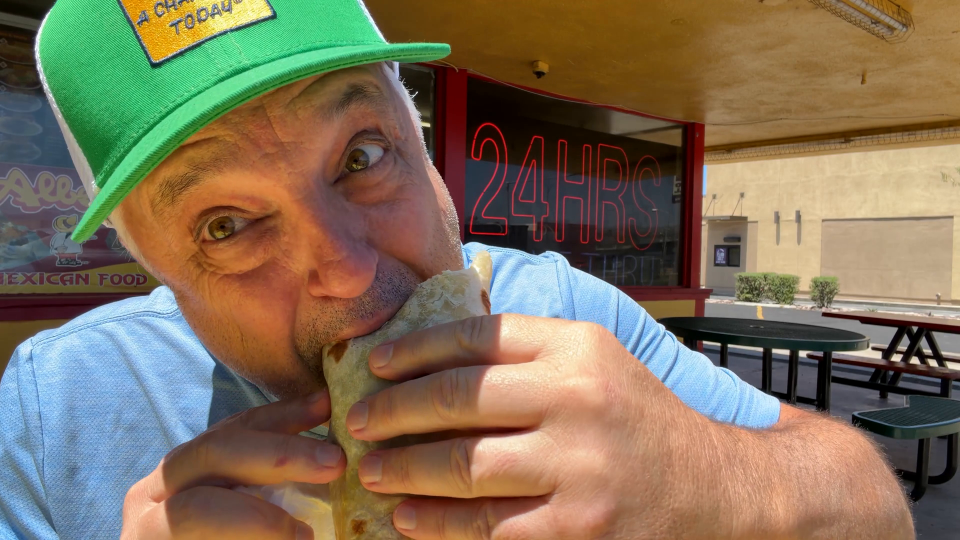
#> input picture video-studio/projects/mrtacoshop-breakfast-burrito/edit/thumb/clean_8.6.png, 1920 x 1080 px (shown at 1/2 size)
$ python -i thumbnail.py   (imports and definitions only)
#> lines starting #> are read from the running program, lines starting #| are printed output that depends on the picture
#> further down, picture is the input picture: PIL image 1920x1080 RGB; mean R, G, B 128.6, 113, 90.2
"""Compose a YouTube thumbnail from frames of the finished film.

A thumbnail is not a nice frame -- it is a poster that has to work at two very
different sizes. On a desktop home row it is about 360 px wide; in a mobile feed
or a suggested-video sidebar it is nearer 168 px. Everything here is driven by
that: text is sized as a fraction of frame height so it survives the shrink,
carries a heavy dark stroke so it survives being placed on any photo, and is
kept to two or three words because more is unreadable at feed size.

Three other constraints worth knowing:

  Pull frames from a CAPTION-FREE source. `final.mp4` has burned captions and
  graphics, so a frame from it puts stray sentence fragments in the thumbnail.
  Use base.mkv or the synced sources.

  Leave the bottom-right corner alone. The platform stamps the duration there,
  over whatever you put underneath.

  Do not answer the question the video answers. A rating on the thumbnail is
  the reason to skip the video. Pose it instead -- the score belongs in the
  last thirty seconds, not the poster.

  Push contrast and saturation harder than looks right on its own. A thumbnail
  competes against twenty others rather than being viewed in isolation, and a
  correctly graded frame reads as flat in that context.

Layouts
-------
split   food on one side, face on the other, divided by a bright rule. Says
        "food review" instantly because both halves of the promise are visible.
face    single full-bleed frame with a scrim panel for type. Stronger when the
        expression alone carries it.

Usage:
    python helpers/thumbnail.py --layout split \\
        --food edit/thumb/clean_1.0.png --face edit/thumb/clean_8.6.png \\
        --headline 'HOW MANY?' --kicker 'BREAKFAST BURRITO' \\
        --logo assets/albertos_logo.png --logo-scale 0.15 \\
        -o edit/thumb/thumb_split.png

    python helpers/thumbnail.py --layout face --face edit/thumb/clean_8.6.png \\
        --headline 'HOW MANY?' --sub 'TAPATIO SCALE' --zoom 1.45 \\
        --logo assets/albertos_logo.png -o edit/thumb/thumb_face.png
"""

from __future__ import annotations

import argparse
from pathlib import Path

from PIL import Image, ImageDraw, ImageEnhance, ImageFilter, ImageFont

W, H = 1280, 720          # YouTube's recommended thumbnail size
YELLOW = (255, 208, 40)
RED = (206, 32, 32)
INK = (12, 10, 9)

FONTS_BOLD = [
    "/usr/share/fonts/truetype/liberation/LiberationSans-Bold.ttf",
    "/usr/share/fonts/truetype/dejavu/DejaVuSans-Bold.ttf",
    "/usr/share/fonts/truetype/freefont/FreeSansBold.ttf",
]


# [8 lines left out: function font, not called in this run]


def measure(d: ImageDraw.ImageDraw, text: str, f) -> tuple[int, int]:
    box = d.textbbox((0, 0), text, font=f)
    return box[2] - box[0], box[3] - box[1]


# [23 lines left out: function fill_crop, not called in this run]


def punch(img: Image.Image, sat: float = 1.35, con: float = 1.18,
          bri: float = 1.05, sharp: float = 1.5) -> Image.Image:
    """Push the image past a correct grade, because a feed is a competition."""
#> called with sat = 1.35, con = 1.18, bri = 1.05, sharp = 1.5
    img = ImageEnhance.Color(img).enhance(sat)
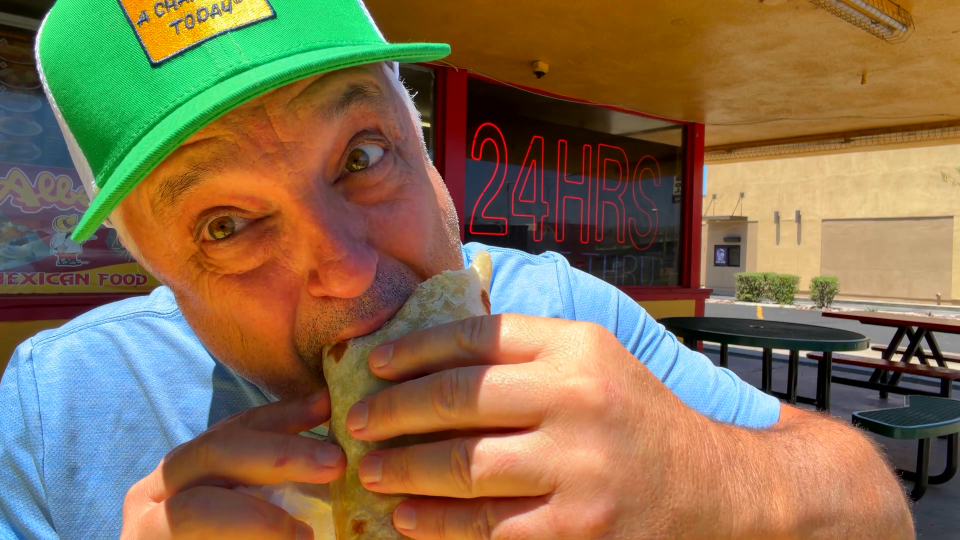
#> img: PIL image 1920x1080 RGB (shown at 1/2 size); mean R, G, B 132.8, 111.8, 81.7
    img = ImageEnhance.Contrast(img).enhance(con)
    img = ImageEnhance.Brightness(img).enhance(bri)
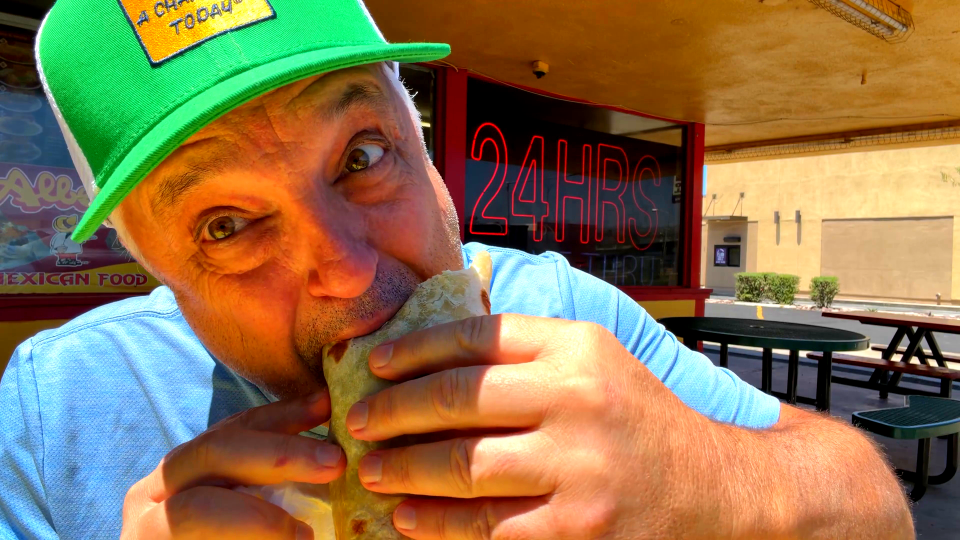
#> img: PIL image 1920x1080 RGB (shown at 1/2 size); mean R, G, B 140.5, 115.9, 79.3
    return ImageEnhance.Sharpness(img).enhance(sharp)


# [167 lines left out: functions outlined, load_logo, place_logo, load_icons, layout_split, layout_face, not called in this run]


LAYOUTS = {"split": layout_split, "face": layout_face}


# [56 lines left out: function main, not called in this run]


# [2 lines not run here, left out]

>>> from PIL import Image
>>> picture = Image.open('../../../../projects/mrtacoshop-breakfast-burrito/edit/thumb/clean_8.6.png')
>>> result = punch(picture)

$ run again, on video-studio/projects/mrtacoshop-breakfast-burrito/edit/thumb/clean_1.0.png
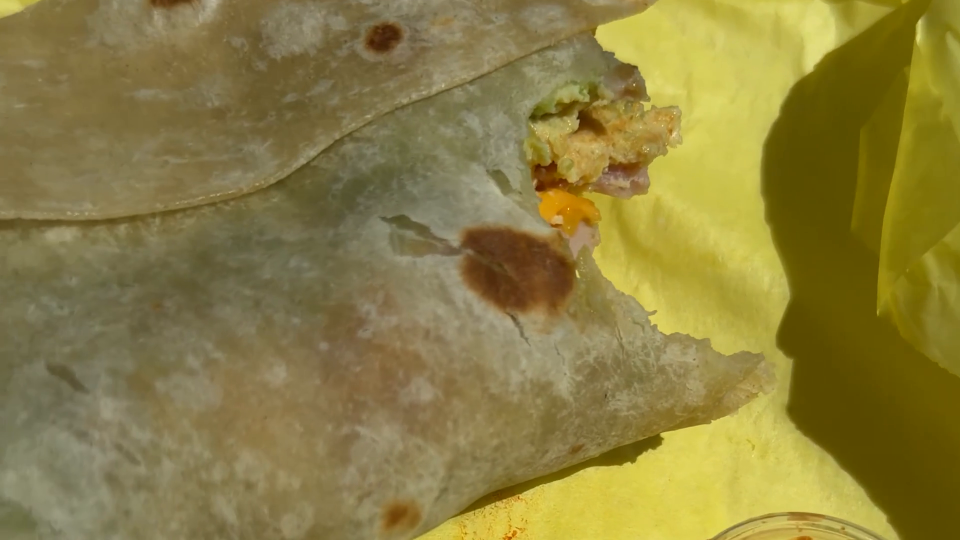
#> input picture video-studio/projects/mrtacoshop-breakfast-burrito/edit/thumb/clean_1.0.png, 1920 x 1080 px (shown at 1/2 size)
#> picture is the input picture: PIL image 1920x1080 RGB; mean R, G, B 139.3, 126.2, 64.4
#> in punch, `img = ImageEnhance.Color(img).enhance(sat)`:
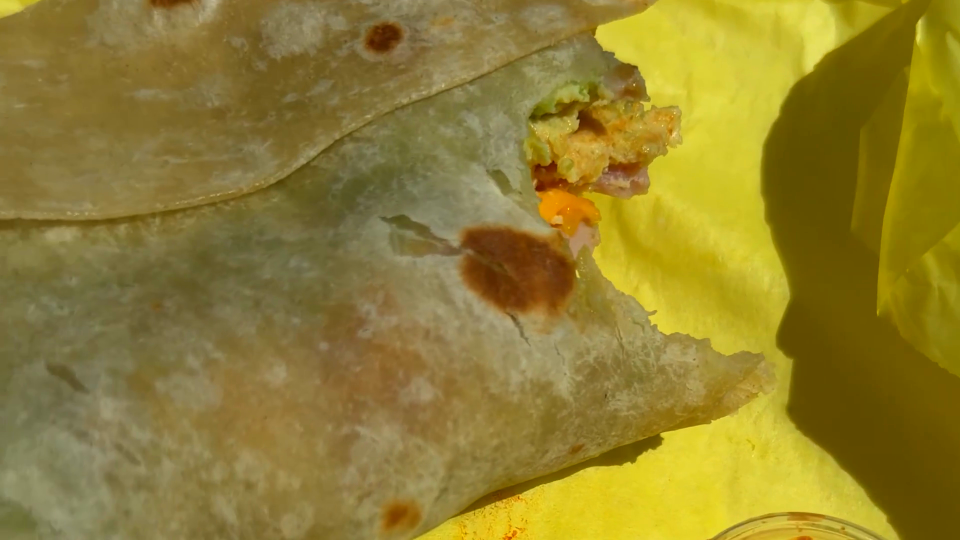
#> img: PIL image 1920x1080 RGB (shown at 1/2 size); mean R, G, B 144.5, 126.9, 47.6
#> in punch, `img = ImageEnhance.Brightness(img).enhance(bri)`:
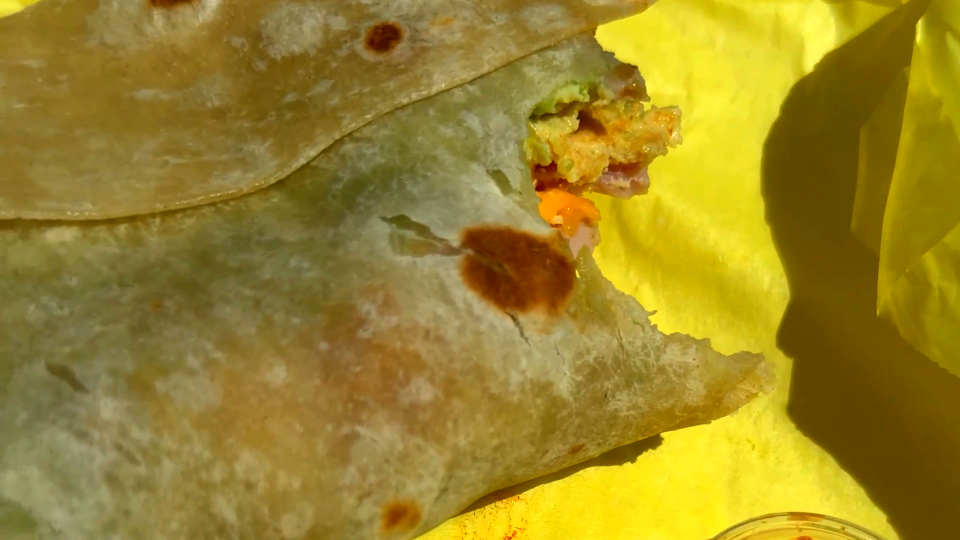
#> img: PIL image 1920x1080 RGB (shown at 1/2 size); mean R, G, B 154.7, 133, 39.4

$ run again, on video-studio/projects/mrtacoshop-breakfast-burrito/edit/thumb/clean_113.5.png
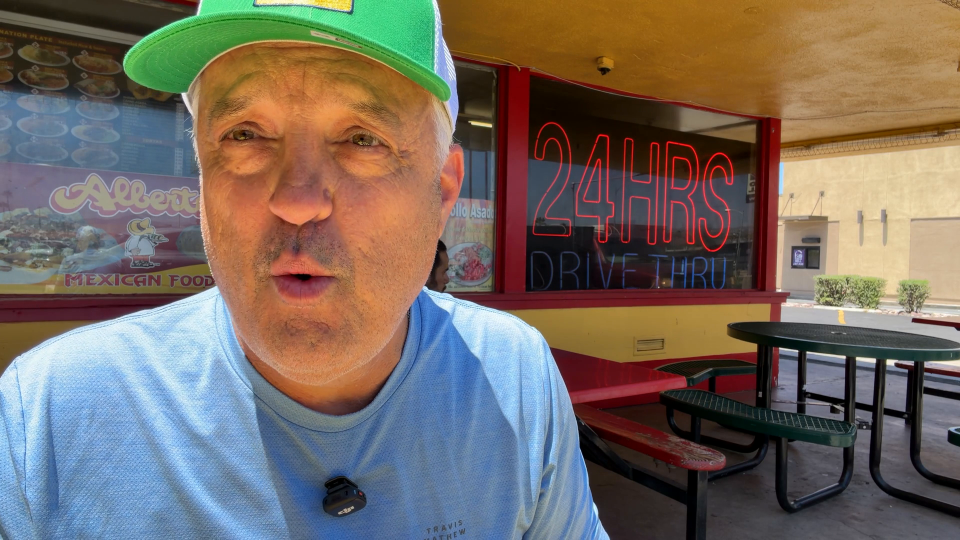
#> input picture video-studio/projects/mrtacoshop-breakfast-burrito/edit/thumb/clean_113.5.png, 1920 x 1080 px (shown at 1/2 size)
#> picture is the input picture: PIL image 1920x1080 RGB; mean R, G, B 118.1, 106.6, 97.5
#> in punch, `img = ImageEnhance.Color(img).enhance(sat)`:
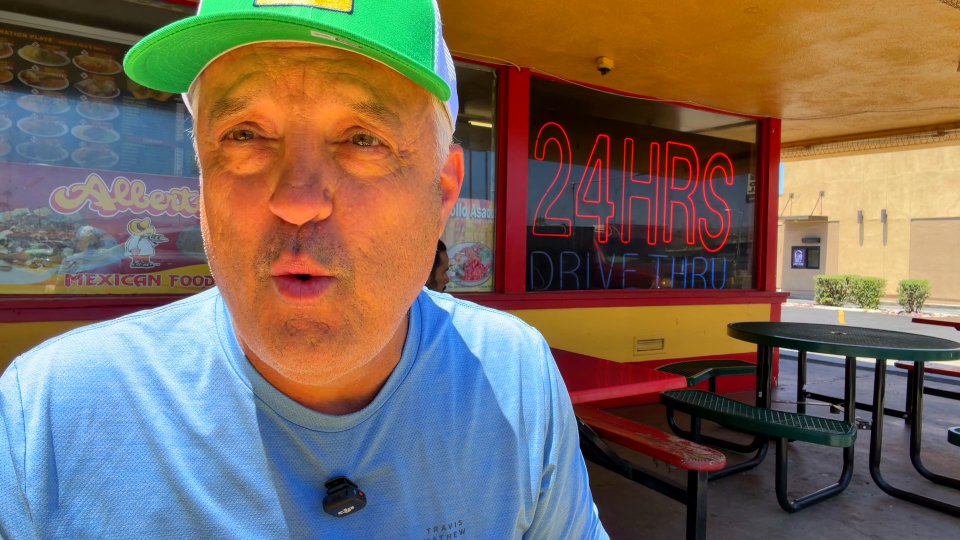
#> img: PIL image 1920x1080 RGB (shown at 1/2 size); mean R, G, B 120.8, 105.4, 93.6
#> in punch, `img = ImageEnhance.Brightness(img).enhance(bri)`:
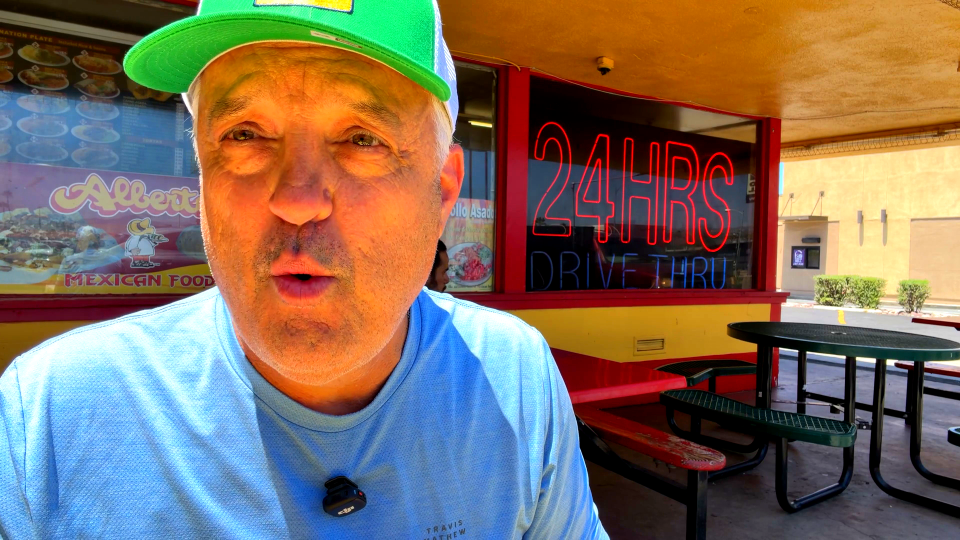
#> img: PIL image 1920x1080 RGB (shown at 1/2 size); mean R, G, B 127.5, 109.5, 94.5

$ run again, on video-studio/projects/mrtacoshop-breakfast-burrito/edit/thumb/clean_87.5.png
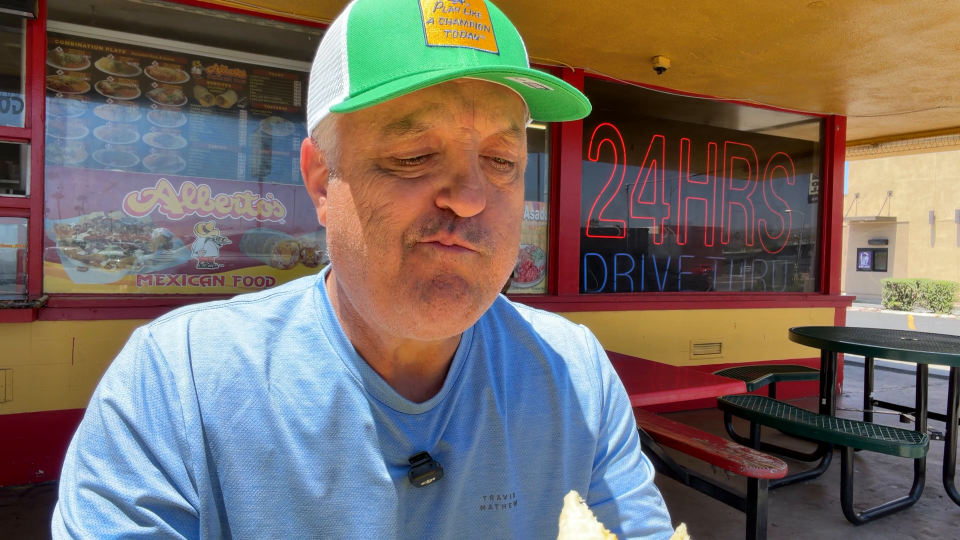
#> input picture video-studio/projects/mrtacoshop-breakfast-burrito/edit/thumb/clean_87.5.png, 1920 x 1080 px (shown at 1/2 size)
#> picture is the input picture: PIL image 1920x1080 RGB; mean R, G, B 119, 108.4, 101.6
#> in punch, `img = ImageEnhance.Color(img).enhance(sat)`:
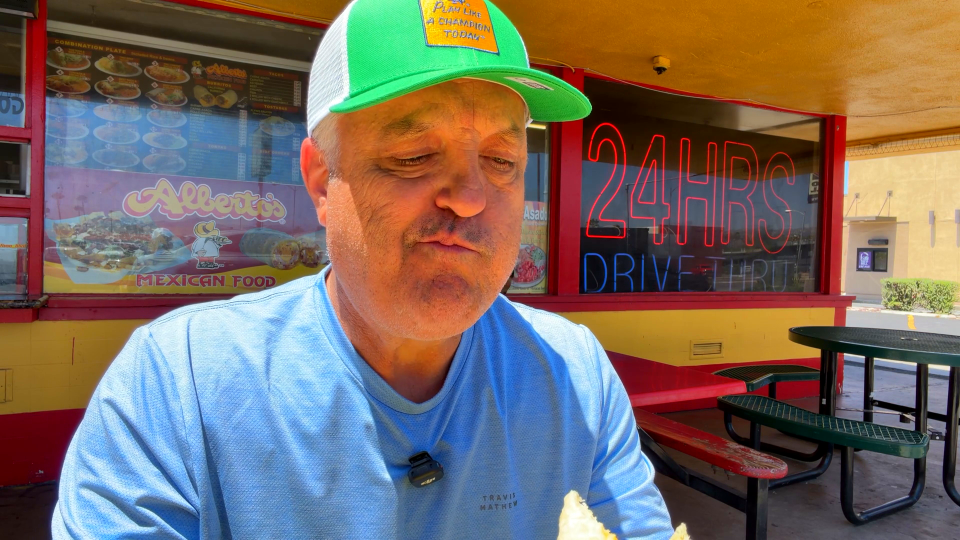
#> img: PIL image 1920x1080 RGB (shown at 1/2 size); mean R, G, B 121.4, 107.2, 98.5
#> in punch, `img = ImageEnhance.Brightness(img).enhance(bri)`:
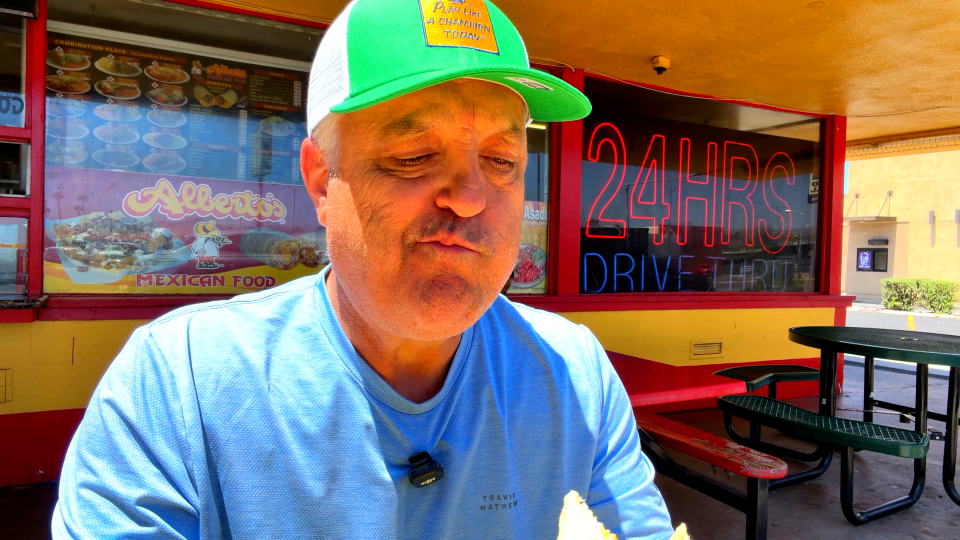
#> img: PIL image 1920x1080 RGB (shown at 1/2 size); mean R, G, B 128, 110.9, 99.6
